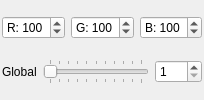
       <widget class="QWidget" name="tabLinear" >
        <attribute name="title" >
         <string>Linear</string>
        </attribute>
        <layout class="QHBoxLayout" >
         <property name="margin" >
          <number>2</number>
         </property>
         <item>
          <layout class="QVBoxLayout" >
           <item>
            <layout class="QHBoxLayout" >
             <item>
              <layout class="QVBoxLayout" >
               <item>
                <widget class="QSpinBox" name="LinearRedSpinBox" >
                 <property name="keyboardTracking" >
                  <bool>false</bool>
                 </property>
                 <property name="prefix" >
                  <string>R: </string>
                 </property>
                 <property name="maximum" >
                  <number>255</number>
                 </property>
                 <property name="value" >
                  <number>100</number>
                 </property>
                </widget>
               </item>
              </layout>
             </item>
             <item>
              <layout class="QVBoxLayout" >
               <item>
                <widget class="QSpinBox" name="LinearGreenSpinBox" >
                 <property name="keyboardTracking" >
                  <bool>false</bool>
                 </property>
                 <property name="prefix" >
                  <string>G: </string>
                 </property>
                 <property name="maximum" >
                  <number>255</number>
                 </property>
                 <property name="value" >
                  <number>100</number>
                 </property>
                </widget>
               </item>
              </layout>
             </item>
             <item>
              <layout class="QVBoxLayout" >
               <item>
                <widget class="QSpinBox" name="LinearBlueSpinBox" >
                 <property name="keyboardTracking" >
                  <bool>false</bool>
                 </property>
                 <property name="prefix" >
                  <string>B: </string>
                 </property>
                 <property name="maximum" >
                  <number>255</number>
                 </property>
                 <property name="value" >
                  <number>100</number>
                 </property>
                </widget>
               </item>
              </layout>
             </item>
            </layout>
           </item>
           <item>
            <layout class="QHBoxLayout" >
             <item>
              <widget class="QLabel" name="label_23" >
               <property name="text" >
                <string>Global</string>
               </property>
              </widget>
             </item>
             <item>
              <widget class="QSlider" name="LinearGlobalSlider" >
               <property name="minimum" >
                <number>1</number>
               </property>
               <property name="maximum" >
                <number>500</number>
               </property>
               <property name="pageStep" >
                <number>30</number>
               </property>
               <property name="orientation" >
                <enum>Qt::Horizontal</enum>
               </property>
               <property name="tickPosition" >
                <enum>QSlider::TicksBothSides</enum>
               </property>
               <property name="tickInterval" >
                <number>50</number>
               </property>
              </widget>
             </item>
             <item>
              <widget class="QSpinBox" name="LinearGlobalSpinBox" >
               <property name="sizePolicy" >
                <sizepolicy vsizetype="Fixed" hsizetype="Fixed" >
                 <horstretch>0</horstretch>
                 <verstretch>0</verstretch>
                </sizepolicy>
               </property>
               <property name="keyboardTracking" >
                <bool>false</bool>
               </property>
               <property name="minimum" >
                <number>1</number>
               </property>
               <property name="maximum" >
                <number>500</number>
               </property>
              </widget>
             </item>
            </layout>
           </item>
          </layout>
         </item>
        </layout>
       </widget>
